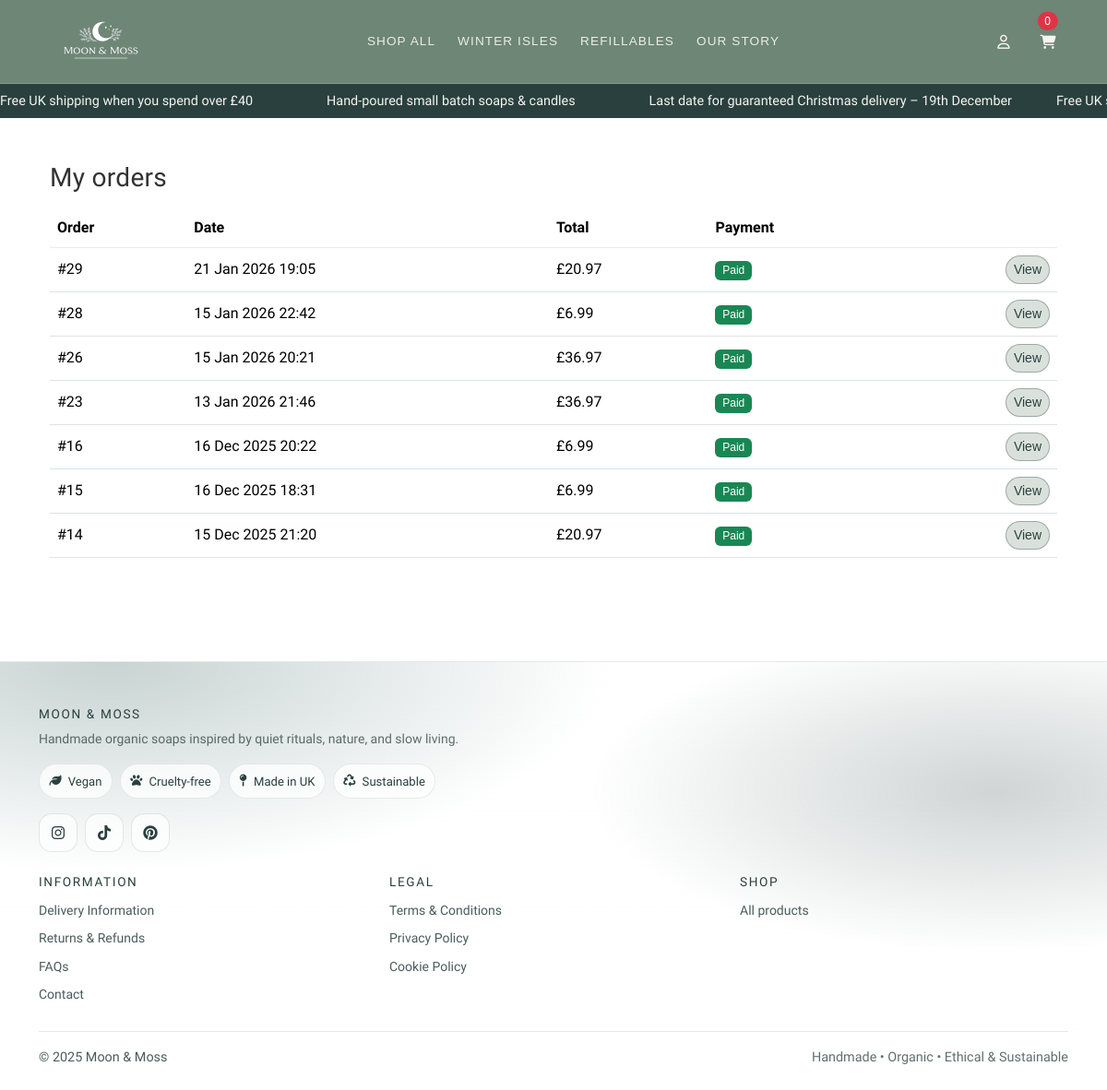
/accounts/orders/ (signed in), run on an earlier commit of the app's database.
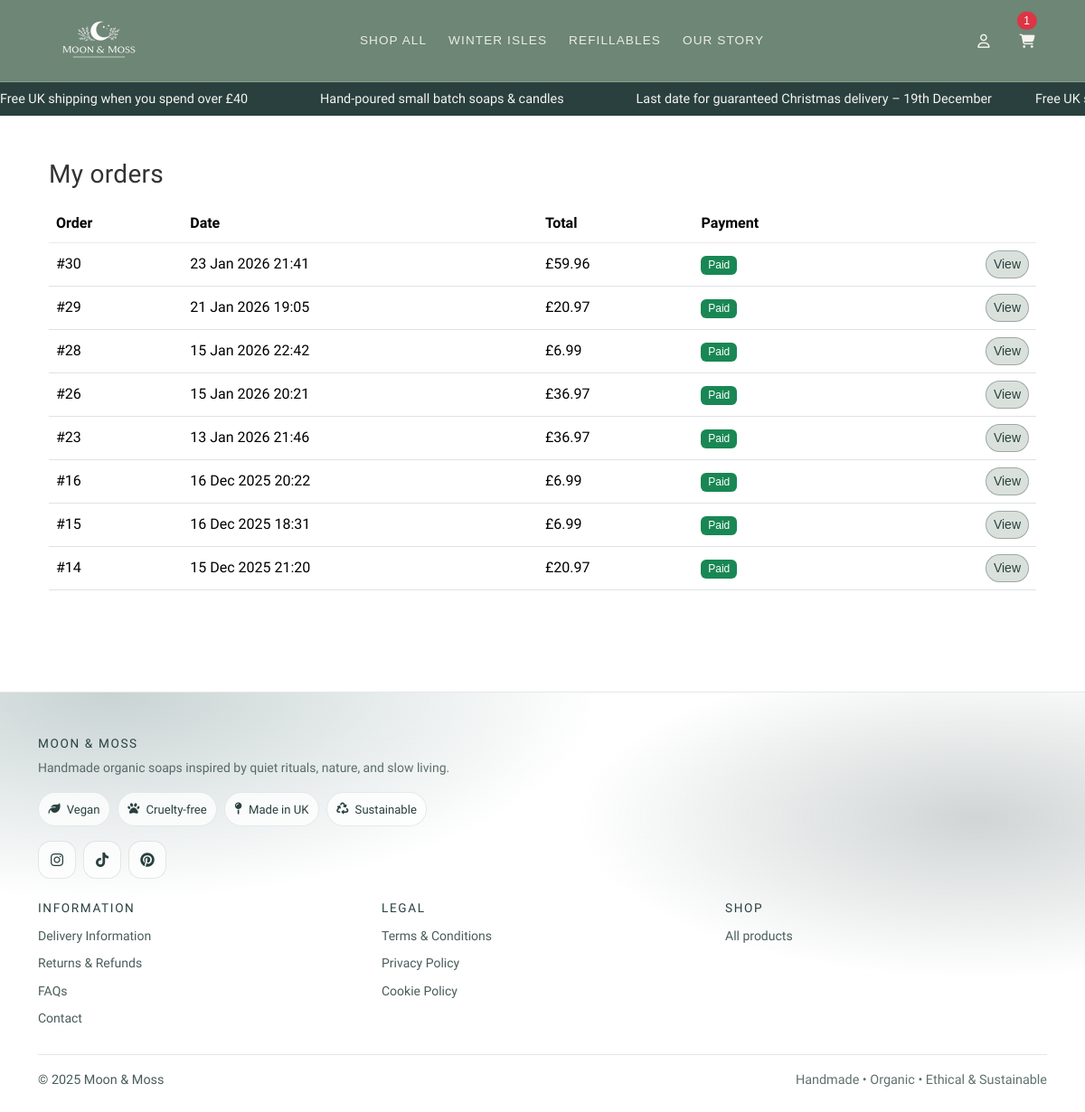
And on a later commit of the database.
### checkout/models.py (models this page shows, shortened)
class Order(models.Model):
    PENDING = "PENDING"
    PAID = "PAID"
    FAILED = "FAILED"
    NEW = "NEW"
    DISPATCHED = "DISPATCHED"
    DELIVERED = "DELIVERED"
    CANCELLED = "CANCELLED"
    STATUS_CHOICES = [
        (PENDING, "Pending"),
        (PAID, "Paid"),
        (FAILED, "Failed"),
    ]
    FULFILMENT_CHOICES = [
        (NEW, "New"),
        (DISPATCHED, "Dispatched"),
        (DELIVERED, "Delivered"),
        (CANCELLED, "Cancelled"),
    ]
    user = models.ForeignKey(
        settings.AUTH_USER_MODEL,
        on_delete=models.SET_NULL,
        null=True,
        blank=True,
        related_name="orders",
    )
    full_name = models.CharField(max_length=100, blank=True)
    email = models.EmailField(blank=True)
    address_line1 = models.CharField(max_length=255, blank=True)
    address_line2 = models.CharField(max_length=255, blank=True)
    city = models.CharField(max_length=100, blank=True)
    postcode = models.CharField(max_length=20, blank=True)
    status = models.CharField(
        max_length=10,
        choices=STATUS_CHOICES,
        default=PENDING,
    )
    total = models.DecimalField(max_digits=8, decimal_places=2)
    stripe_session_id = models.CharField(max_length=255, blank=True)
    created_at = models.DateTimeField(auto_now_add=True)
    stock_deducted = models.BooleanField(default=False)
    fulfilment_status = models.CharField(
        max_length=12,
        choices=FULFILMENT_CHOICES,
        default=NEW,
    )
    dispatched_at = models.DateTimeField(null=True, blank=True)
    delivered_at = models.DateTimeField(null=True, blank=True)
    cancelled_at = models.DateTimeField(null=True, blank=True)

### accounts/views.py (the view)
# urls.py: path("orders/", views.my_orders, name="my_orders"),
@login_required
def my_orders(request):
    orders = (
        Order.objects
        .filter(user=request.user, status=Order.PAID)
        .order_by("-created_at")
    )
    return render(request, "accounts/my_orders.html", {"orders": orders})

### cart/context_processors.py (called while the page is built)
def cart_count(request):
    cart = get_or_create_cart(request)
    try:
        count = sum(i.qty for i in cart.items.all())
    except Exception:
        count = 0
    return {"cart_count": count}

### cart/utils.py (called while the page is built)
def get_or_create_cart(request):
    if not request.session.session_key:
        request.session.create()
    request.session.set_expiry(60 * 60 * 24 * 14)
    session_key = request.session.session_key
    if request.user.is_authenticated:
        cart, created = Cart.objects.get_or_create(
            user=request.user,
            defaults={"session_key": session_key},
        )
        if not cart.session_key:
            cart.session_key = session_key
            cart.save(update_fields=["session_key"])
        return cart
    cart, _ = Cart.objects.get_or_create(user=None, session_key=session_key)
    return cart

### accounts/templates/accounts/my_orders.html
{% extends "base.html" %}
{% block content %}
  <div class="container py-4">
    <div class="d-flex justify-content-between align-items-center mb-3">
      <h1 class="h3 mb-0">My orders</h1>
    </div>
    <div class="table-responsive">
      <table class="table align-middle">
        <thead>
          <tr>
            <th>Order</th>
            <th>Date</th>
            <th>Total</th>
            <th>Payment</th>
            <th></th>
          </tr>
        </thead>
        <tbody>
          {% for o in orders %}
            <tr>
              <td>#{{ o.id }}</td>
              <td>{{ o.created_at|date:"d M Y H:i" }}</td>
              <td>£{{ o.total|floatformat:2 }}</td>
              <td>
                {% if o.status == "PAID" %}
                  <span class="badge text-bg-success">Paid</span>
                {% elif o.status == "PENDING" %}
                  <span class="badge text-bg-warning">Pending</span>
                {% else %}
                  <span class="badge text-bg-danger">Failed</span>
                {% endif %}
              </td>
              <td class="text-end">
                <a class="btn btn-sm btn-outline-secondary"
                   href="{% url 'accounts:my_order_detail' o.id %}">View</a>
              </td>
            </tr>
          {% empty %}
            <tr>
              <td colspan="5" class="text-muted">You don’t have any orders yet.</td>
            </tr>
          {% endfor %}
        </tbody>
      </table>
    </div>
  </div>
{% endblock content %}

### templates/base.html (shortened to what this page needs)
{% load static %}
<!DOCTYPE html>
<html lang="en">
  <head>
    <link href="https://cdn.jsdelivr.net/npm/bootstrap@5.3.3/dist/css/bootstrap.min.css" rel="stylesheet">
    <link rel="stylesheet" href="{% static 'css/base-user.css' %}">
  </head>
  <body>
    <nav class="navbar navbar-light navbar-pink bb-navbar sticky-top">
      <div class="container bb-nav-grid">
        <div class="bb-nav-center">
          <a class="navbar-brand bb-brand" href="{% url 'catalog:home' %}">
            <img
              src="{% static 'img/logo-135.png' %}"
              srcset="
                {% static 'img/logo-135.png' %} 1x,
                {% static 'img/logo-270.png' %} 2x,
                {% static 'img/logo-405.png' %} 3x
              "
              width="135"
              height="90"
              alt="Moon & Moss"
              class="bb-logo"
              decoding="async"
            >
          </a>
        </div>
        <div class="bb-nav-links-wrap d-none d-lg-flex">
          <ul class="navbar-nav bb-nav-links bb-nav-links-desktop">
            <li class="nav-item"><a class="nav-link" href="{% url 'catalog:product_list' %}">Shop All</a></li>
            <li class="nav-item"><a class="nav-link" href="{% url 'catalog:winter_isles' %}">Winter Isles</a></li>
            <li class="nav-item"><a class="nav-link" href="{% url 'catalog:refillables' %}">Refillables</a></li>
            <li class="nav-item"><a class="nav-link" href="{% url 'catalog:about' %}">Our Story</a></li>
          </ul>
        </div>
        <div class="bb-nav-right bb-nav-icons">
        {% if user.is_authenticated %}
          <div class="dropdown bb-account-dropdown">
            <button class="btn bb-icon-link dropdown-toggle"
                    type="button"
                    id="accountMenu"
                    data-bs-toggle="dropdown"
                    aria-expanded="false"
                    aria-label="Account menu">
              <span class="bb-icon"><i class="fa-regular fa-user"></i></span>
            </button>
          </div>
        {% else %}
      <a href="{% url 'accounts:login' %}?next={{ request.get_full_path }}"
        class="bb-icon-link"
        title="Login">
        <span class="bb-icon"><i class="fa-regular fa-user"></i></span>
      </a>
    {% endif %}
          <a href="{% url 'cart:view' %}"
            class="bb-icon-link position-relative"
            title="Cart"
            data-bs-toggle="offcanvas"
            data-bs-target="#miniCart"
            aria-controls="miniCart">
            <span class="bb-icon"><i class="fa-solid fa-cart-shopping"></i></span>
            <span id="cart-count"
            class="position-absolute top-0 end-0 translate-middle badge rounded-pill text-bg-danger">
              {{ cart_count|default:0 }}
            </span>
          </a>
        </div>
      </div>
    </nav>
    <div class="bb-promo-bar">
      <div class="bb-promo-inner">
      <div class="bb-promo-track">
          <span>Free UK shipping when you spend over £40</span>
          <span>Hand-poured small batch soaps & candles</span>
          <span>Last date for guaranteed Christmas delivery – 19th December</span>
      </div>
      <div class="bb-promo-track">
        <span>Free UK shipping when you spend over £40</span>
      </div>
    </div>
  </div>
    <div class="toast-container position-fixed bottom-0 end-0 p-3"
         style="z-index: 1080">
    </div>
    <main class="container py-4">
      {% block content %}{% endblock content %}
    </main>
  <footer class="bb-footer mt-5 pt-5 pb-4">
    <div class="container">
      <div class="row g-4 align-items-start mb-4">
        <div class="col-12">
          <div class="bb-footer-brand">
            <h6 class="text-uppercase mb-2">Moon &amp; Moss</h6>
            <p class="small mb-3 bb-footer-muted">
              Handmade organic soaps inspired by quiet rituals, nature, and slow living.
            </p>
            <div class="bb-footer-chips">
              <span class="bb-footer-chip"><i class="fa-solid fa-leaf" aria-hidden="true"></i> Vegan</span>
              <span class="bb-footer-chip"><i class="fa-solid fa-paw" aria-hidden="true"></i> Cruelty-free</span>
              <span class="bb-footer-chip"><i class="fa-solid fa-map-pin" aria-hidden="true"></i> Made in UK</span>
              <span class="bb-footer-chip"><i class="fa-solid fa-recycle" aria-hidden="true"></i> Sustainable</span>
            </div>
            <div class="bb-footer-social mt-3">
              <a href="#" class="bb-social-link" aria-label="Instagram"><i class="fa-brands fa-instagram"></i></a>
              <a href="#" class="bb-social-link" aria-label="TikTok"><i class="fa-brands fa-tiktok"></i></a>
              <a href="#" class="bb-social-link" aria-label="Pinterest"><i class="fa-brands fa-pinterest"></i></a>
            </div>
          </div>
        </div>
      </div>
      <div class="row g-4">
        <div class="col-6 col-md-4">
          <h6 class="text-uppercase mb-2">Information</h6>
          <ul class="list-unstyled small mb-0 bb-footer-links">
            <li><a href="{% url 'delivery' %}">Delivery Information</a></li>
            <li><a href="{% url 'returns' %}">Returns &amp; Refunds</a></li>
            <li><a href="{% url 'faq' %}">FAQs</a></li>
            <li><a href="{% url 'contact' %}">Contact</a></li>
          </ul>
        </div>
        <div class="col-6 col-md-4">
          <h6 class="text-uppercase mb-2">Legal</h6>
          <ul class="list-unstyled small mb-0 bb-footer-links">
            <li><a href="{% url 'terms' %}">Terms &amp; Conditions</a></li>
            <li><a href="{% url 'privacy' %}">Privacy Policy</a></li>
            <li><a href="{% url 'cookies' %}">Cookie Policy</a></li>
          </ul>
        </div>
        <div class="col-12 col-md-4">
          <h6 class="text-uppercase mb-2">Shop</h6>
          <ul class="list-unstyled small mb-3 bb-footer-links">
            <li><a href="{% url 'catalog:product_list' %}">All products</a></li>
          </ul>
        </div>
      </div>
      <div class="bb-footer-bottom mt-4 pt-3">
        <span>© {{ now|default:"2025" }} Moon &amp; Moss</span>
        <span class="bb-footer-muted">Handmade • Organic • Ethical &amp; Sustainable</span>
      </div>
    </div>
  </footer>
  </body>
</html>

What changed in the data, as far as the page shows it:
added Order: id "30", created_at "23 Jan 2026 21:41", total "59.96", status "Paid"
Also different on the page:
{{ cart_count|default:0 }}: "0" → "1"
